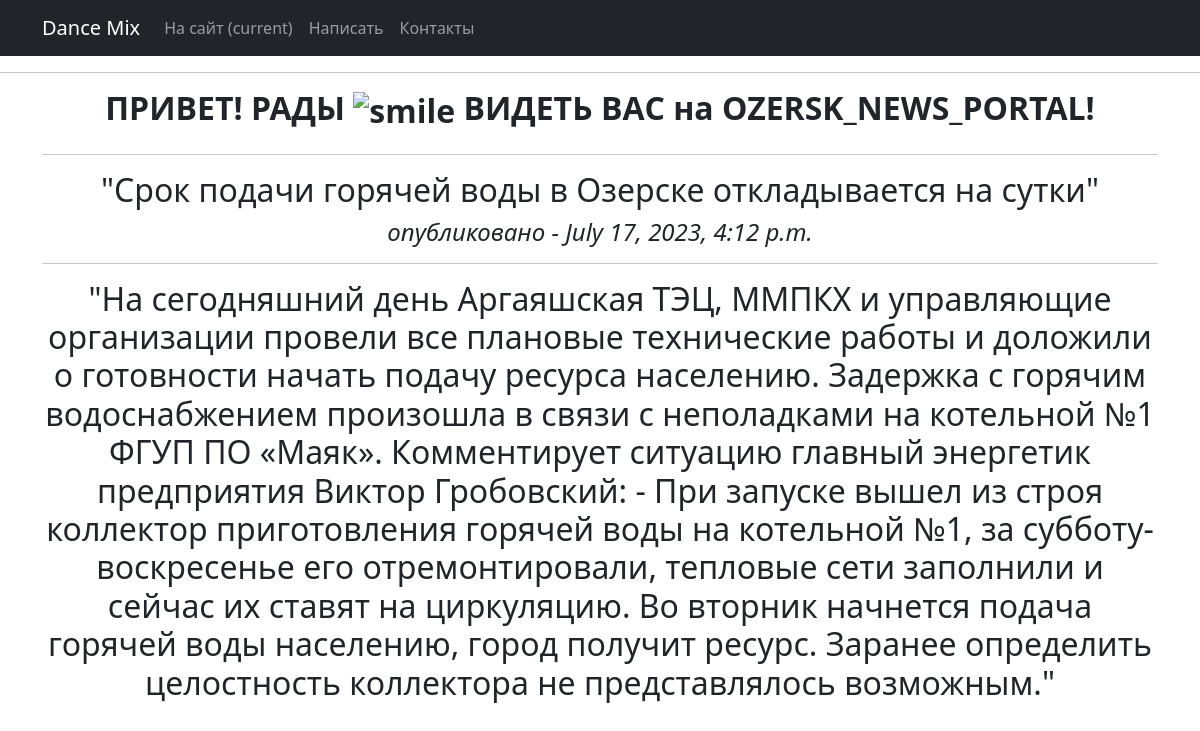
Screenshot of /news/1 with the database file from the repository.
### News_from_Ozersk/models.py (models this page shows, shortened)
class New(models.Model):         # Новости для нашей витрины
    ARTICLE = 'AR'
    NEWS = 'NE'
    TYPE = [
        (ARTICLE, 'Статья'),
        (NEWS, 'Новость'),
    ]
    post_type = models.CharField(
        max_length=2,
        choices=TYPE,
        default=NEWS,
    )
    name = models.CharField(
        max_length=64,
        unique=True,              # названия новостей не должны повторяться
    )
    time_in = models.DateTimeField(auto_now_add=True)
    textPost = models.TextField()
    author = models.ForeignKey(Author1, on_delete=models.CASCADE)
    category = models.ManyToManyField(Category, through='NewCategory')

### News_from_Ozersk/views.py (the view)
# urls.py: path('news/<int:pk>', NewDetail.as_view(), name='new_detail'),
class NewDetail(DetailView):
    model = New
    template_name = 'new.html'
    context_object_name = 'new'

### News_from_Ozersk/templatetags/custom_filters.py (called while the page is built)
@register.filter()
def censor(value):
   stop_list = ['погода', 'бал', 'год']
   post_list = value.split()
   post_clean = []
   for clean in post_list:
      if clean in stop_list:
         clean = clean[0]+'*'*(len(clean)-1)
         post_clean.append(clean)
      else:
         post_clean.append(clean)
   return f'{" ".join(post_clean)}'

### templates/new.html (shortened to what this page needs)
{% extends 'flatpages/default.html' %}
{% load custom_filters %}
{% block content %}
    <hr>
    <h2>"{{ new.name|censor }}"</h2>
    <i><h4>опубликовано - {{ new.time_in }}</h4></i>
   <hr>
    <h2>"{{ new.textPost|censor }}"</h2>
{% endblock content %}

### rows the page displays
New: name|censor "Срок подачи горячей воды в Озерске откладывается на сутки", time_in "July 17, 2023, 4:12 p.m.", textPost|censor "На сегодняшний день Аргаяшская ТЭЦ, ММПКХ и управляющие организации провели все плановые технические работы и доложили о готовности начать подачу ресурса населению. Задержка с горячим водоснабжением произошла в связи с неполадками на котельной №1 ФГУП ПО «Маяк». Комментирует ситуацию главный энергетик предприятия Виктор Гробовский: - При запуске вышел из строя коллектор приготовления горячей воды на котельной №1, за субботу-воскресенье его отремонтировали, тепловые сети заполнили и сейчас их ставят на циркуляцию. Во вторник начнется подача горячей воды населению, город получит ресурс. Заранее определить целостность коллектора не представлялось возможным."
